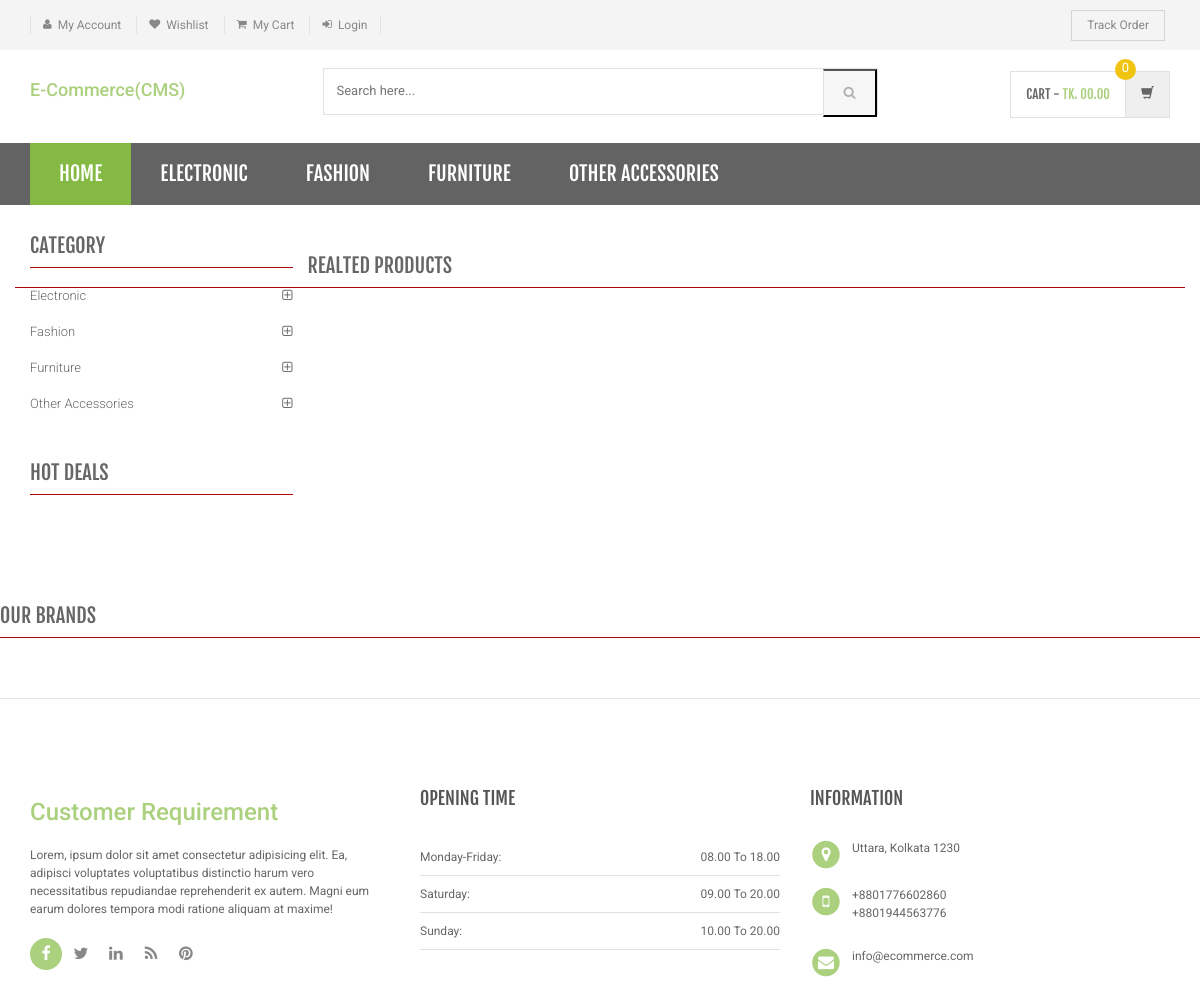
Page /product-details.php on the committed database.
### tables this page shows
CREATE TABLE `category` (
  `id` int(11) NOT NULL,
  `categoryName` varchar(255) DEFAULT NULL,
  `categoryDescription` longtext DEFAULT NULL,
  `creationDate` timestamp NOT NULL DEFAULT current_timestamp(),
  `updationDate` varchar(255) DEFAULT NULL
);

### product-details.php (the view, shortened to what this page needs)
<?php
include('includes/config.php');
?>
<!DOCTYPE html>
<html lang="en">
	<head>
	    <link rel="stylesheet" href="assets/css/bootstrap.min.css">
	    <link rel="stylesheet" href="assets/css/main.css">
	    <link rel="stylesheet" href="assets/css/green.css">
	    <link rel="stylesheet" href="assets/css/owl.carousel.css">
		<link rel="stylesheet" href="assets/css/owl.transitions.css">
		<link href="assets/css/lightbox.css" rel="stylesheet">
		<link rel="stylesheet" href="assets/css/animate.min.css">
		<link rel="stylesheet" href="assets/css/rateit.css">
		<link rel="stylesheet" href="assets/css/bootstrap-select.min.css">
		<link rel="stylesheet" href="assets/css/config.css">
		<link href="assets/css/green.css" rel="alternate stylesheet" title="Green color">
		<link href="assets/css/blue.css" rel="alternate stylesheet" title="Blue color">
		<link href="assets/css/red.css" rel="alternate stylesheet" title="Red color">
		<link href="assets/css/orange.css" rel="alternate stylesheet" title="Orange color">
		<link href="assets/css/dark-green.css" rel="alternate stylesheet" title="Darkgreen color">
		<link rel="stylesheet" href="assets/css/font-awesome.min.css">
	</head>
    <body class="cnt-home">
<header class="header-style-1">
<?php include('includes/top-header.php');?>
<?php include('includes/main-header.php');?>
<?php include('includes/menu-bar.php');?>
</header>
<div class="body-content outer-top-xs">
	<div class='container'>
		<div class='row single-product outer-bottom-sm '>
			<div class='col-md-3 sidebar'>
				<div class="sidebar-module-container">
<div class="sidebar-widget outer-bottom-xs wow fadeInUp">
	<h3 class="section-title">Category</h3>
	<div class="sidebar-widget-body m-t-10">
		<div class="accordion">
		            <?php $sql=mysqli_query($con,"select id,categoryName  from category");
while($row=mysqli_fetch_array($sql))
{
    ?>
	    	<div class="accordion-group">
	            <div class="accordion-heading">
	                <a href="category.php?cid=<?php echo $row['id'];?>"  class="accordion-toggle collapsed">
	                   <?php echo $row['categoryName'];?>
	                </a>
	            </div>
	        </div>
	        <?php } ?>
	    </div>
	</div>
</div>
<div class="sidebar-widget hot-deals wow fadeInUp">
	<h3 class="section-title">hot deals</h3>
</div>
				</div>
			</div>
<section class="section featured-product wow fadeInUp">
	<h3 class="section-title">Realted Products </h3>
</section>
			</div>
		</div>
<?php include('includes/brands-slider.php');?>
</div>
<?php include('includes/footer.php');?>
</body>
</html>

### includes/menu-bar.php (shortened to what this page needs)
<div class="header-nav animate-dropdown">
    <div class="container">
        <div class="yamm navbar navbar-default" role="navigation">
            <div class="nav-bg-class">
                <div class="navbar-collapse collapse" id="mc-horizontal-menu-collapse">
	<div class="nav-outer">
		<ul class="nav navbar-nav">
			<li class="active dropdown yamm-fw">
				<a href="index.php" data-hover="dropdown" class="dropdown-toggle">Home</a>
			</li>
              <?php $sql=mysqli_query($con,"select id,categoryName  from category limit 6");
while($row=mysqli_fetch_array($sql))
{
    ?>
			<li class="dropdown yamm">
				<a href="category.php?cid=<?php echo $row['id'];?>"> <?php echo $row['categoryName'];?></a>
			</li>
			<?php } ?>
		</ul>
		<div class="clearfix"></div>
	</div>
</div>
            </div>
        </div>
    </div>
</div>

### assets/css/green.css (style rules this page uses)
a { color: #abd07e; }
.header-style-1 .header-nav { background: #636363; }
.cnt-home .header-style-1 .header-nav .navbar .navbar-nav > li.active { background: #84b943; }
.sidebar .sidebar-module-container .sidebar-widget .sidebar-widget-body .accordion .accordion-group .accordion-heading .accordion-toggle, .sidebar .sidebar-module-container .sidebar-widget .sidebar-widget-body .accordion .accordion-group .accordion-heading .accordion-toggle:hover, .sidebar .sidebar-module-container .sidebar-widget .sidebar-widget-body .accordion .accordion-group .accordion-heading .accordion-toggle:focus, .sidebar .sidebar-module-container .sidebar-widget .sidebar-widget-body .accordion .accordion-group .accordion-heading .accordion-toggle:after { color: #abd07e; }

### assets/css/lightbox.css (style rules this page uses)
body:after { content: url(../images/close.png) url(../images/loading.gif) url(../images/prev.png) url(../images/next.png); display: none; }

### assets/css/blue.css (style rules this page uses)
a { color: #3498db; }
.header-style-1 .header-nav { background: #3498db; }
.cnt-home .header-style-1 .header-nav .navbar .navbar-nav > li.active { background: #1d6ca1; }
.sidebar .sidebar-module-container .sidebar-widget .sidebar-widget-body .accordion .accordion-group .accordion-heading .accordion-toggle, .sidebar .sidebar-module-container .sidebar-widget .sidebar-widget-body .accordion .accordion-group .accordion-heading .accordion-toggle:hover, .sidebar .sidebar-module-container .sidebar-widget .sidebar-widget-body .accordion .accordion-group .accordion-heading .accordion-toggle:focus, .sidebar .sidebar-module-container .sidebar-widget .sidebar-widget-body .accordion .accordion-group .accordion-heading .accordion-toggle:after { color: #3498db; }

### assets/css/red.css (style rules this page uses)
a { color: #ff6c6c; }
.header-style-1 .header-nav { background: #ff6c6c; }
.cnt-home .header-style-1 .header-nav .navbar .navbar-nav > li.active { background: #ff1a1a; }
.sidebar .sidebar-module-container .sidebar-widget .sidebar-widget-body .accordion .accordion-group .accordion-heading .accordion-toggle, .sidebar .sidebar-module-container .sidebar-widget .sidebar-widget-body .accordion .accordion-group .accordion-heading .accordion-toggle:hover, .sidebar .sidebar-module-container .sidebar-widget .sidebar-widget-body .accordion .accordion-group .accordion-heading .accordion-toggle:focus, .sidebar .sidebar-module-container .sidebar-widget .sidebar-widget-body .accordion .accordion-group .accordion-heading .accordion-toggle:after { color: #ff6c6c; }

### assets/css/orange.css (style rules this page uses)
a { color: #f39c12; }
.header-style-1 .header-nav { background: #f39c12; }
.cnt-home .header-style-1 .header-nav .navbar .navbar-nav > li.active { background: #ab6c09; }
.sidebar .sidebar-module-container .sidebar-widget .sidebar-widget-body .accordion .accordion-group .accordion-heading .accordion-toggle, .sidebar .sidebar-module-container .sidebar-widget .sidebar-widget-body .accordion .accordion-group .accordion-heading .accordion-toggle:hover, .sidebar .sidebar-module-container .sidebar-widget .sidebar-widget-body .accordion .accordion-group .accordion-heading .accordion-toggle:focus, .sidebar .sidebar-module-container .sidebar-widget .sidebar-widget-body .accordion .accordion-group .accordion-heading .accordion-toggle:after { color: #f39c12; }

### assets/css/dark-green.css (style rules this page uses)
a { color: #12cca7; }
.header-style-1 .header-nav { background: #12cca7; }
.cnt-home .header-style-1 .header-nav .navbar .navbar-nav > li.active { background: #0b816a; }
.sidebar .sidebar-module-container .sidebar-widget .sidebar-widget-body .accordion .accordion-group .accordion-heading .accordion-toggle, .sidebar .sidebar-module-container .sidebar-widget .sidebar-widget-body .accordion .accordion-group .accordion-heading .accordion-toggle:hover, .sidebar .sidebar-module-container .sidebar-widget .sidebar-widget-body .accordion .accordion-group .accordion-heading .accordion-toggle:focus, .sidebar .sidebar-module-container .sidebar-widget .sidebar-widget-body .accordion .accordion-group .accordion-heading .accordion-toggle:after { color: #12cca7; }

### rows in the picture
category: categoryName "ELECTRONIC", categoryName "Electronic"
category: categoryName "FASHION", categoryName "Fashion"
category: categoryName "FURNITURE", categoryName "Furniture"
category: categoryName "OTHER ACCESSORIES", categoryName "Other Accessories"
